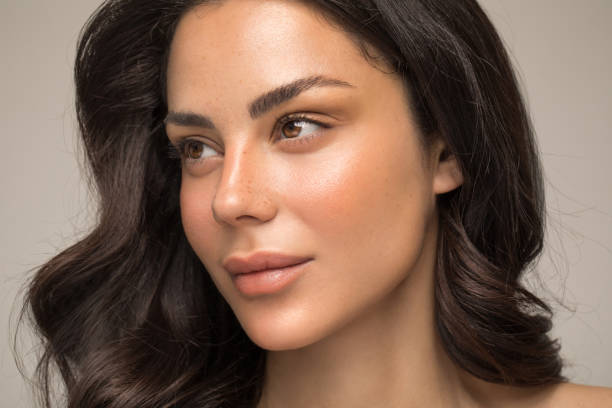
#> input picture image-sharpening/laplacian_edge_detection.jpg, 612 x 408 px, found by its file name
$ jupyter execute laplacian.ipynb   (older library calls are emulated)
#> lines starting #> are read from the running program, lines starting #| are printed output that depends on the picture
[cell 1]
# laplacian

import cv2
import numpy as np
import matplotlib.pyplot as plt

# Read image (0 reads it in grayscale)
img = cv2.imread('/image-sharpening/laplacian_edge_detection.jpg', 0)
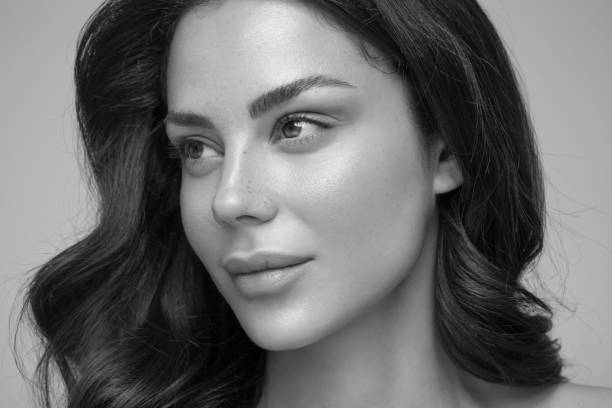
#> img: shape (408, 612); min 0, max 241, mean 108.7

# Apply Laplacian
laplacian = cv2.Laplacian(img, cv2.CV_64F)
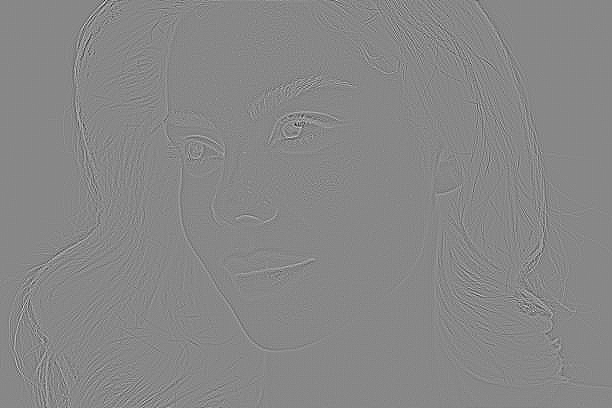
#> laplacian: shape (408, 612) float64; min -206, max 181, mean 0; drawn with min black and max white

# Display
plt.imshow(laplacian, cmap='gray')
plt.title("Laplacian Edge Detection")
plt.axis('off')
plt.show()
